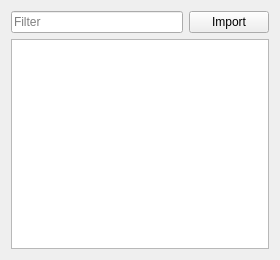
<?xml version="1.0" encoding="UTF-8"?>
<ui version="4.0">
 <class>ProjectView</class>
 <widget class="QWidget" name="ProjectView">
  <property name="geometry">
   <rect>
    <x>0</x>
    <y>0</y>
    <width>280</width>
    <height>260</height>
   </rect>
  </property>
  <property name="windowTitle">
   <string/>
  </property>
  <layout class="QVBoxLayout" name="verticalLayout">
   <item>
    <layout class="QHBoxLayout" name="horizontalLayout">
     <item>
      <widget class="QLineEdit" name="lineEditSearch">
       <property name="placeholderText">
        <string>Filter</string>
       </property>
       <property name="clearButtonEnabled">
        <bool>true</bool>
       </property>
      </widget>
     </item>
     <item>
      <widget class="QPushButton" name="pushButtonImport">
       <property name="text">
        <string>Import</string>
       </property>
       <property name="icon">
        <iconset resource="../rainbow-editor.qrc">
         <normaloff>:/res/images/file-import.png</normaloff>:/res/images/file-import.png</iconset>
       </property>
       <property name="iconSize">
        <size>
         <width>18</width>
         <height>18</height>
        </size>
       </property>
      </widget>
     </item>
    </layout>
   </item>
   <item>
    <widget class="ProjectTreeView" name="treeView">
     <property name="focusPolicy">
      <enum>Qt::StrongFocus</enum>
     </property>
     <property name="uniformRowHeights">
      <bool>true</bool>
     </property>
    </widget>
   </item>
  </layout>
  <action name="actionOpenFile">
   <property name="text">
    <string>Open File</string>
   </property>
  </action>
  <action name="actionNewFile">
   <property name="text">
    <string>New File ...</string>
   </property>
  </action>
  <action name="actionNewFolder">
   <property name="text">
    <string>New Folder ...</string>
   </property>
  </action>
  <action name="actionImportFile">
   <property name="text">
    <string>Import File ...</string>
   </property>
  </action>
 </widget>
 <customwidgets>
  <customwidget>
   <class>ProjectTreeView</class>
   <extends>QTreeView</extends>
   <header>ProjectTreeView.h</header>
  </customwidget>
 </customwidgets>
 <resources>
  <include location="../rainbow-editor.qrc"/>
 </resources>
 <connections/>
 <slots>
  <slot>openFile()</slot>
 </slots>
</ui>
